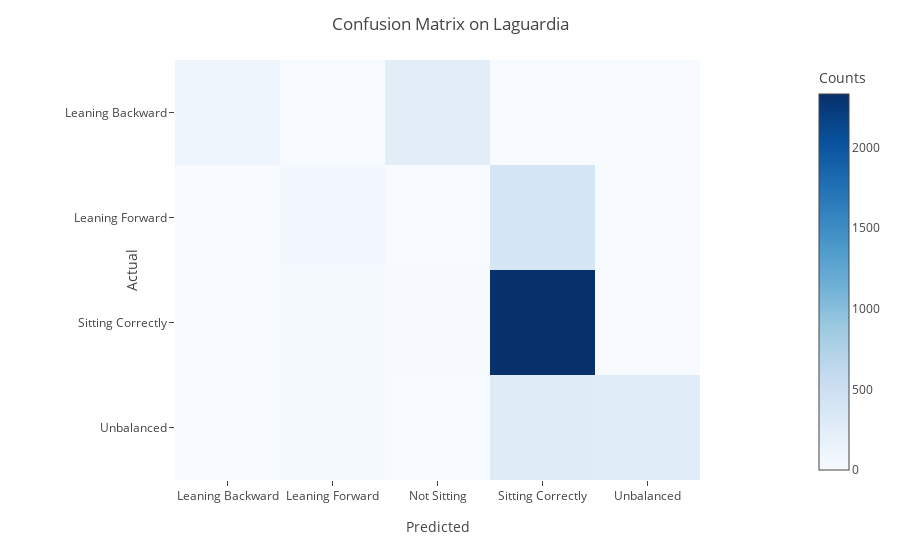

The cell this chart's notebook holds for it:
### Code cell
# pandas crosstab
ct = pd.crosstab(y_test_lag, clf.predict(X_test_lag), rownames=['Actual'], colnames=['Predicted'])

# plotly heatmap
fig = px.imshow(ct,
                labels=dict(x="Predicted", y="Actual", color="Counts"),
                color_continuous_scale='Blues')
fig.update_layout(title='Confusion Matrix on Laguardia')
fig.show()

### Figure 1 — Plotly figure (JSON) as saved in the notebook; plotly's stock layout.template omitted (floating-point values rounded to 4 significant figures)
{"data": [{"coloraxis": "coloraxis", "hovertemplate": "Predicted: %{x}<br>Actual: %{y}<br>Counts: %{z}<extra></extra>", "name": "0", "type": "heatmap", "x": ["Leaning Backward", "Leaning Forward", "Not Sitting", "Sitting Correctly", "Unbalanced"], "xaxis": "x", "y": ["Leaning Backward", "Leaning Forward", "Sitting Correctly", "Unbalanced"], "yaxis": "y", "z": [[104, 4, 250, 3, 1], [0, 48, 0, 408, 0], [0, 31, 12, 2333, 3], [1, 33, 0, 276, 268]]}], "layout": {"coloraxis": {"colorbar": {"title": {"text": "Counts"}}, "colorscale": [[0, "rgb(247,251,255)"], [0.125, "rgb(222,235,247)"], [0.25, "rgb(198,219,239)"], [0.375, "rgb(158,202,225)"], [0.5, "rgb(107,174,214)"], [0.625, "rgb(66,146,198)"], [0.75, "rgb(33,113,181)"], [0.875, "rgb(8,81,156)"], [1, "rgb(8,48,107)"]]}, "margin": {"t": 60}, "title": {"text": "Confusion Matrix on Laguardia"}, "xaxis": {"anchor": "y", "constrain": "domain", "domain": [0, 1], "scaleanchor": "y", "title": {"text": "Predicted"}}, "yaxis": {"anchor": "x", "autorange": "reversed", "constrain": "domain", "domain": [0, 1], "title": {"text": "Actual"}}}}
